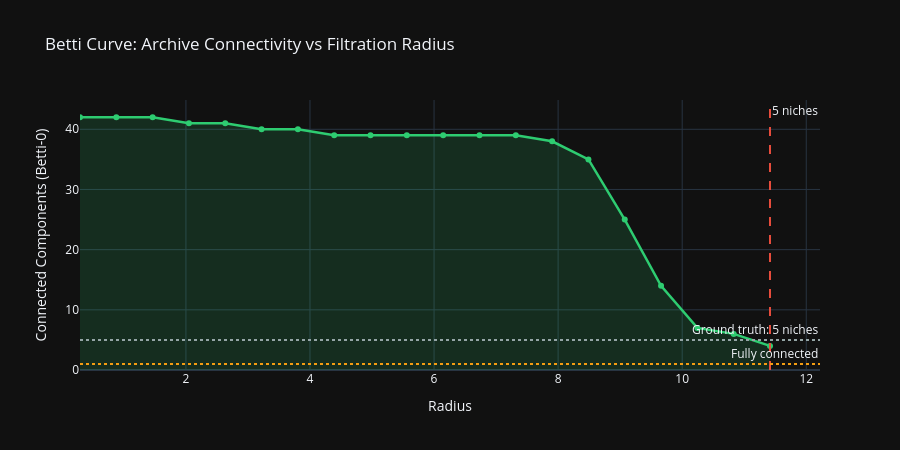

Notebook source saved alongside this figure:
### Code cell
# Betti curve: connected components as a function of filtration radius
radii = topo['radii']
betti = topo['betti_curve']

fig = go.Figure()
fig.add_trace(go.Scatter(
    x=radii, y=betti,
    mode='lines+markers',
    marker=dict(size=6, color=C_ACCENT),
    line=dict(color=C_ACCENT, width=2.5),
    name='Betti-0 (components)',
    fill='tozeroy',
    fillcolor='rgba(46, 204, 113, 0.15)'
))

# Mark where components = N_NICHES (ground truth)
for i, b in enumerate(betti):
    if b <= N_NICHES and i > 0 and betti[i-1] > N_NICHES:
        fig.add_vline(x=radii[i], line_dash='dash', line_color=C_HIGHLIGHT,
                      annotation_text=f'{N_NICHES} niches',
                      annotation_position='top right')
        break

fig.add_hline(y=N_NICHES, line_dash='dot', line_color=C_MUTED,
              annotation_text=f'Ground truth: {N_NICHES} niches')
fig.add_hline(y=1, line_dash='dot', line_color=C_WARN,
              annotation_text='Fully connected')

fig.update_layout(
    template='plotly_dark',
    title='Betti Curve: Archive Connectivity vs Filtration Radius',
    xaxis_title='Radius',
    yaxis_title='Connected Components (Betti-0)',
    height=450
)
fig.show()

### Figure 1 — Plotly figure (JSON) as saved in the notebook; plotly's stock layout.template omitted (floating-point values rounded to 4 significant figures)
{"data": [{"fill": "tozeroy", "fillcolor": "rgba(46, 204, 113, 0.15)", "line": {"color": "#2ecc71", "width": 2.5}, "marker": {"color": "#2ecc71", "size": 6}, "mode": "lines+markers", "name": "Betti-0 (components)", "type": "scatter", "x": [0.2927, 0.8781, 1.464, 2.049, 2.634, 3.22, 3.805, 4.391, 4.976, 5.561, 6.147, 6.732, 7.318, 7.903, 8.488, 9.074, 9.659, 10.24, 10.83, 11.42], "y": [42, 42, 42, 41, 41, 40, 40, 39, 39, 39, 39, 39, 39, 38, 35, 25, 14, 7, 6, 4]}], "layout": {"annotations": [{"showarrow": false, "text": "5 niches", "x": 11.42, "xanchor": "left", "xref": "x", "y": 1, "yanchor": "top", "yref": "y domain"}, {"showarrow": false, "text": "Ground truth: 5 niches", "x": 1, "xanchor": "right", "xref": "x domain", "y": 5, "yanchor": "bottom", "yref": "y"}, {"showarrow": false, "text": "Fully connected", "x": 1, "xanchor": "right", "xref": "x domain", "y": 1, "yanchor": "bottom", "yref": "y"}], "height": 450, "shapes": [{"line": {"color": "#e74c3c", "dash": "dash"}, "type": "line", "x0": 11.42, "x1": 11.42, "xref": "x", "y0": 0, "y1": 1, "yref": "y domain"}, {"line": {"color": "#95a5a6", "dash": "dot"}, "type": "line", "x0": 0, "x1": 1, "xref": "x domain", "y0": 5, "y1": 5, "yref": "y"}, {"line": {"color": "#f39c12", "dash": "dot"}, "type": "line", "x0": 0, "x1": 1, "xref": "x domain", "y0": 1, "y1": 1, "yref": "y"}], "title": {"text": "Betti Curve: Archive Connectivity vs Filtration Radius"}, "xaxis": {"title": {"text": "Radius"}}, "yaxis": {"title": {"text": "Connected Components (Betti-0)"}}}}
